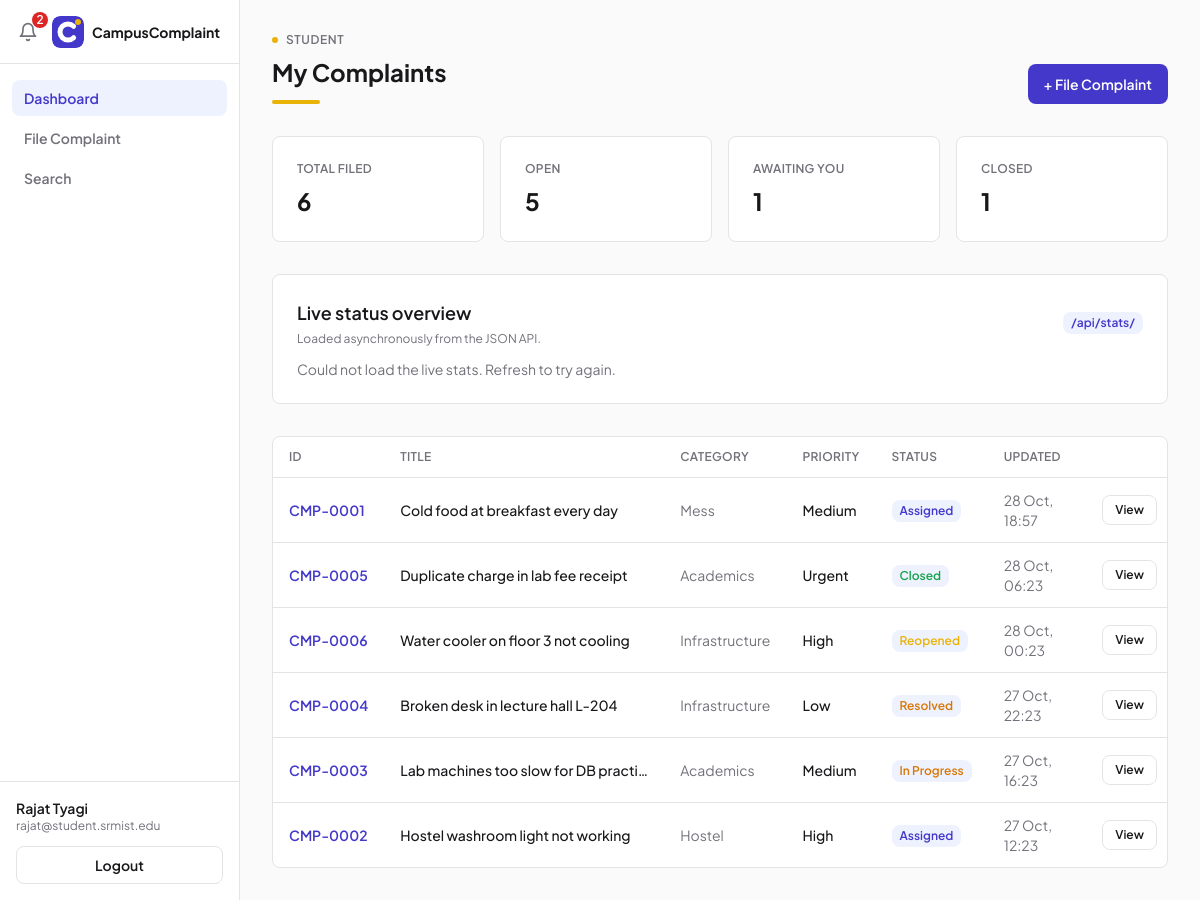
/dashboard/student/ (signed in), run on the app's committed database.
### complaints/models.py (models this page shows, shortened)
class User(AbstractUser):
    class Role(models.TextChoices):
        STUDENT = "STUDENT", "Student"
        ADMIN = "ADMIN", "Admin"
        DEPARTMENT = "DEPARTMENT", "Department"
    username = models.CharField(max_length=150, unique=True, blank=True)
    name = models.CharField(max_length=120)
    email = models.EmailField(unique=True)
    role = models.CharField(
        max_length=20,
        choices=Role.choices,
        default=Role.STUDENT,
    )
    department = models.CharField(
        max_length=80,
        blank=True,
        help_text="Only used for department accounts (e.g. Mess, Hostel).",
    )
    objects = UserManager()
    USERNAME_FIELD = "email"
    REQUIRED_FIELDS = []
    @property
    def is_student(self):
        return self.role == self.Role.STUDENT
    @property
    def is_administrator(self):
        return self.role == self.Role.ADMIN

class Complaint(models.Model):
    class Category(models.TextChoices):
        MESS = "MESS", "Mess"
        HOSTEL = "HOSTEL", "Hostel"
        ACADEMICS = "ACADEMICS", "Academics"
        INFRASTRUCTURE = "INFRASTRUCTURE", "Infrastructure"
        OTHERS = "OTHERS", "Others"
    class Priority(models.TextChoices):
        LOW = "LOW", "Low"
        MEDIUM = "MEDIUM", "Medium"
        HIGH = "HIGH", "High"
        URGENT = "URGENT", "Urgent"
    class Status(models.TextChoices):
        FILED = "FILED", "Filed"
        ASSIGNED = "ASSIGNED", "Assigned"
        IN_PROGRESS = "IN_PROGRESS", "In Progress"
        RESOLVED = "RESOLVED", "Resolved"
        CLOSED = "CLOSED", "Closed"
        REOPENED = "REOPENED", "Reopened"
    ALLOWED_TRANSITIONS = {
        Status.FILED: {Status.ASSIGNED},
        Status.ASSIGNED: {Status.IN_PROGRESS},
        Status.IN_PROGRESS: {Status.RESOLVED},
        Status.RESOLVED: {Status.CLOSED, Status.IN_PROGRESS},
        Status.CLOSED: {Status.REOPENED},
        Status.REOPENED: {Status.IN_PROGRESS},
    }
    number = models.CharField(max_length=12, unique=True, editable=False, blank=True)
    title = models.CharField(max_length=120)
    description = models.TextField()
    category = models.CharField(max_length=20, choices=Category.choices)
    priority = models.CharField(
        max_length=10,
        choices=Priority.choices,
        default=Priority.MEDIUM,
    )
    status = models.CharField(
        max_length=20,
        choices=Status.choices,
        default=Status.FILED,
    )
    created_by = models.ForeignKey(
        User,
        on_delete=models.PROTECT,
        related_name="filed_complaints",
    )
    assigned_to = models.ForeignKey(
        User,
        on_delete=models.SET_NULL,
        null=True,
        blank=True,
        related_name="assigned_complaints",
    )
    created_at = models.DateTimeField(default=timezone.now)
    updated_at = models.DateTimeField(default=timezone.now)
    closed_at = models.DateTimeField(null=True, blank=True)
    class Meta:
        ordering = ["-updated_at"]

### complaints/views.py (the view)
# urls.py: path("dashboard/student/", views.student_dashboard, name="dashboard_student"),
@role_required(User.Role.STUDENT)
def student_dashboard(request):
    complaints = services.visible_complaints_for(request.user)
    stats = [
        {"label": "Total filed", "value": complaints.count()},
        {
            "label": "Open",
            "value": complaints.exclude(status=Complaint.Status.CLOSED).count(),
        },
        {
            "label": "Awaiting you",
            "value": complaints.filter(status=Complaint.Status.RESOLVED).count(),
        },
        {
            "label": "Closed",
            "value": complaints.filter(status=Complaint.Status.CLOSED).count(),
        },
    ]
    return render(
        request,
        "dashboard.html",
        {
            "complaints": complaints,
            "stats": stats,
            "page": "student",
            "active": "dashboard",
        },
    )

### complaints/context_processors.py (called while the page is built)
def navigation(request):
    if not request.user.is_authenticated:
        return {}
    notifications = request.user.notifications.select_related("complaint")[:6]
    unread_count = request.user.notifications.filter(is_read=False).count()
    return {
        "nav_notifications": notifications,
        "unread_count": unread_count,
    }

### complaints/services.py (called while the page is built)
def visible_complaints_for(user):
    queryset = Complaint.objects.select_related("created_by", "assigned_to")
    if user.is_student:
        return queryset.filter(created_by=user)
    if user.is_department:
        return queryset.filter(assigned_to=user)
    return queryset.all()

### complaints/templates/dashboard.html (shortened to what this page needs)
{% extends "base.html" %}
{% load static %}
{% block content %}
<div class="mb-8 flex flex-wrap items-end justify-between gap-4">
    <div>
        <div class="mb-2 flex items-center gap-2 text-xs font-semibold uppercase tracking-wider text-muted">
            <span class="h-1.5 w-1.5 rounded-full bg-accent"></span>
            <span>{{ user.role }}</span>
        </div>
        <h1 class="text-2xl font-bold text-ink">
            {% if page == 'admin' %}All Complaints{% elif page == 'department' %}Assigned Queue{% else %}My Complaints{% endif %}
        </h1>
        <div class="mt-3 h-1 w-12 rounded-full bg-accent"></div>
    </div>
    <div class="flex flex-wrap items-center gap-2">
        {% if user.is_student %}
        <a href="{% url 'complaint_create' %}"
           class="inline-flex h-10 items-center rounded-lg bg-primary px-4 text-sm font-semibold text-white transition hover:bg-primary-hover">+ File Complaint</a>
        {% endif %}
    </div>
</div>
<div class="mb-8 grid grid-cols-2 gap-4 lg:grid-cols-4">
    {% for s in stats %}
    <div class="rounded-lg border border-border bg-card p-6">
        <div class="text-xs font-semibold uppercase tracking-wide text-muted">{{ s.label }}</div>
        <div class="mt-2 text-2xl font-bold text-ink">{{ s.value }}</div>
    </div>
    {% endfor %}
</div>
<div class="mb-8 rounded-lg border border-border bg-card p-6" id="stats-chart" data-url="{% url 'api_stats' %}">
    <div class="flex flex-wrap items-center justify-between gap-2">
        <div>
            <h2 class="text-lg font-semibold text-ink">Live status overview</h2>
            <p class="mt-1 text-xs text-muted">Loaded asynchronously from the JSON API.</p>
        </div>
        <span class="inline-flex h-[22px] items-center rounded-lg bg-surface px-2 text-xs font-semibold text-primary">/api/stats/</span>
    </div>
    <div id="stats-chart-body" class="mt-3 space-y-3">
    </div>
</div>
<div class="overflow-hidden rounded-lg border border-border bg-card">
    <div class="overflow-x-auto">
        <table class="w-full min-w-[900px] text-left text-sm">
            <thead>
            <tr class="border-b border-border">
                <th class="px-4 py-3 text-xs font-semibold uppercase tracking-wide text-muted">ID</th>
                <th class="px-4 py-3 text-xs font-semibold uppercase tracking-wide text-muted">Title</th>
                <th class="px-4 py-3 text-xs font-semibold uppercase tracking-wide text-muted">Category</th>
                <th class="px-4 py-3 text-xs font-semibold uppercase tracking-wide text-muted">Priority</th>
                <th class="px-4 py-3 text-xs font-semibold uppercase tracking-wide text-muted">Status</th>
                <th class="px-4 py-3 text-xs font-semibold uppercase tracking-wide text-muted">Updated</th>
                <th class="px-4 py-3"></th>
            </tr>
            </thead>
            <tbody>
            {% for c in complaints %}
            <tr class="border-b border-border transition last:border-0 hover:bg-surface">
                <td class="px-4 py-3 font-semibold text-primary" style="white-space: nowrap">{{ c.number }}</td>
                <td class="max-w-[280px] truncate px-4 py-3 font-medium text-ink">{{ c.title }}</td>
                <td class="px-4 py-3 text-muted">{{ c.get_category_display }}</td>
                <td class="px-4 py-3 font-medium text-ink">{{ c.get_priority_display }}</td>
                <td class="px-4 py-3">
                    {% include "fragments/badge.html" with status=c.status label=c.get_status_display %}
                </td>
                <td class="px-4 py-3 text-muted">{{ c.updated_at|date:"d M, H:i" }}</td>
                <td class="px-4 py-3 text-right">
                    <div class="inline-flex items-center gap-2">
                        <a href="{% url 'complaint_detail' c.number %}"
                           class="rounded-lg border border-border px-3 py-1.5 text-xs font-semibold text-ink transition hover:bg-page">View</a>
                    </div>
                </td>
            </tr>
            {% empty %}
            <tr>
                <td colspan="{% if user.is_administrator %}8{% else %}7{% endif %}" class="px-6 py-12 text-center text-base text-muted">
                    Nothing here yet.
                </td>
            </tr>
            {% endfor %}
            </tbody>
        </table>
    </div>
</div>
{% endblock %}

### complaints/templates/base.html (shortened to what this page needs)
{% load static %}
<!DOCTYPE html>
<html lang="en">
<head>
    <link rel="stylesheet" href="{% static 'css/styles.css' %}">
</head>
<body class="min-h-screen bg-page font-sans text-ink">
{% if user.is_authenticated %}
    {% include "fragments/sidebar.html" %}
    <main class="min-h-screen px-4 pb-8 pt-16 lg:ml-60 lg:px-8 lg:py-8">
        {% block content %}{% endblock %}
    </main>
{% else %}
    {% block auth_content %}{% endblock %}
{% endif %}
</body>
</html>

### complaints/templates/fragments/sidebar.html (shortened to what this page needs)
{% load static %}
<nav id="sidebarNav" class="fixed inset-y-0 left-0 z-40 flex w-60 -translate-x-full flex-col border-r border-border bg-card transition-transform duration-200 ease-out lg:translate-x-0">
    <div class="relative flex h-16 items-center gap-2 border-b border-border px-3">
        <button type="button" id="notifToggle" aria-label="Notifications"
                class="relative hidden h-8 w-8 shrink-0 items-center justify-center rounded-lg text-muted transition hover:bg-page hover:text-ink lg:flex">
            <svg xmlns="http://www.w3.org/2000/svg" viewBox="0 0 24 24" fill="none" stroke="currentColor"
                 stroke-width="2" stroke-linecap="round" stroke-linejoin="round" class="h-5 w-5">
                <path d="M6 8a6 6 0 0 1 12 0c0 7 3 9 3 9H3s3-2 3-9"></path>
                <path d="M10.3 21a1.94 1.94 0 0 0 3.4 0"></path>
            </svg>
            {% if unread_count > 0 %}
            <span class="absolute -right-1 -top-1 inline-flex h-4 min-w-[16px] items-center justify-center rounded-full bg-danger px-1 text-xs font-semibold text-white">{{ unread_count }}</span>
            {% endif %}
        </button>
        <img src="{% static 'img/logo-mark.svg' %}" alt="CampusComplaint" class="h-8 w-8 shrink-0 rounded-lg">
        <span class="min-w-0 truncate text-sm font-bold text-ink">CampusComplaint</span>
    </div>
    <div class="flex-1 space-y-1 px-3 py-4">
        {% if user.is_student %}
        <a href="{% url 'dashboard_student' %}"
           class="block rounded-lg px-3 py-2 text-sm font-semibold transition {% if active == 'dashboard' %}bg-surface text-primary{% else %}text-muted hover:bg-page hover:text-ink{% endif %}">Dashboard</a>
        {% elif user.is_administrator %}
        <a href="{% url 'dashboard_admin' %}"
           class="block rounded-lg px-3 py-2 text-sm font-semibold transition {% if active == 'dashboard' %}bg-surface text-primary{% else %}text-muted hover:bg-page hover:text-ink{% endif %}">Dashboard</a>
        {% else %}
        <a href="{% url 'dashboard_department' %}"
           class="block rounded-lg px-3 py-2 text-sm font-semibold transition {% if active == 'dashboard' %}bg-surface text-primary{% else %}text-muted hover:bg-page hover:text-ink{% endif %}">My Queue</a>
        {% endif %}
        {% if user.is_student %}
        <a href="{% url 'complaint_create' %}"
           class="block rounded-lg px-3 py-2 text-sm font-semibold transition {% if active == 'new' %}bg-surface text-primary{% else %}text-muted hover:bg-page hover:text-ink{% endif %}">File Complaint</a>
        {% endif %}
        <a href="{% url 'search' %}"
           class="block rounded-lg px-3 py-2 text-sm font-semibold transition {% if active == 'search' %}bg-surface text-primary{% else %}text-muted hover:bg-page hover:text-ink{% endif %}">Search</a>
    </div>
    <div class="border-t border-border px-4 py-4">
        <div class="text-sm font-semibold text-ink">{{ user.name }}</div>
        <div class="mb-3 text-xs text-muted">{{ user.email }}</div>
        <form method="post" action="{% url 'logout' %}">
            <button type="submit"
                    class="block w-full rounded-lg border border-border px-3 py-2 text-center text-sm font-semibold text-ink transition hover:bg-page">Logout</button>
        </form>
    </div>
</nav>

### complaints/templates/fragments/mobilebar.html (shortened to what this page needs)
{% load static %}

### complaints/templates/fragments/badge.html
<span class="inline-flex h-[22px] items-center rounded-lg bg-surface px-2 text-xs font-semibold {% if status == 'CLOSED' %}text-success{% elif status == 'RESOLVED' or status == 'IN_PROGRESS' %}text-warning{% elif status == 'REOPENED' %}text-accent{% else %}text-primary{% endif %}" style="white-space: nowrap">{{ label }}</span>

### data on the page
User: name "Rajat Tyagi", email "rajat@student.srmist.edu", role "STUDENT"
Complaint: label "CLOSED", value "1", number "CMP-0005", title "Duplicate charge in lab fee receipt", category "Academics", priority "Urgent", status "Closed", updated_at "28 Oct, 06:23"
Complaint: number "CMP-0001", title "Cold food at breakfast every day", category "Mess", priority "Medium", status "Assigned", updated_at "28 Oct, 18:57"
Complaint: number "CMP-0006", title "Water cooler on floor 3 not cooling", category "Infrastructure", priority "High", status "Reopened", updated_at "28 Oct, 00:23"
Complaint: number "CMP-0004", title "Broken desk in lecture hall L-204", category "Infrastructure", priority "Low", status "Resolved", updated_at "27 Oct, 22:23"
Complaint: number "CMP-0003", title "Lab machines too slow for DB practi…", category "Academics", priority "Medium", label "In Progress", updated_at "27 Oct, 16:23"
Complaint: number "CMP-0002", title "Hostel washroom light not working", category "Hostel", priority "High", status "Assigned", updated_at "27 Oct, 12:23"

### other printed values
{{ unread_count }} "2"
{{ s.label }} "TOTAL FILED" "OPEN" "AWAITING YOU"
{{ s.value }} "6" "5" "1"
